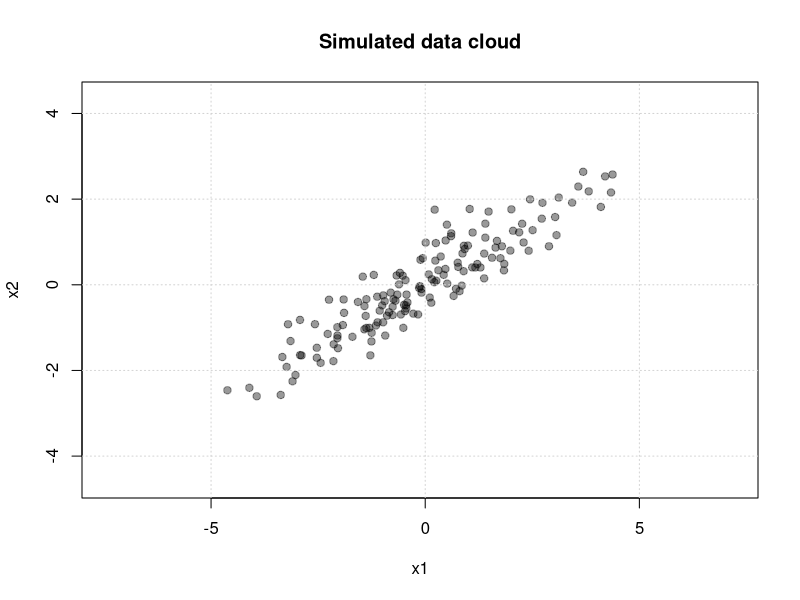
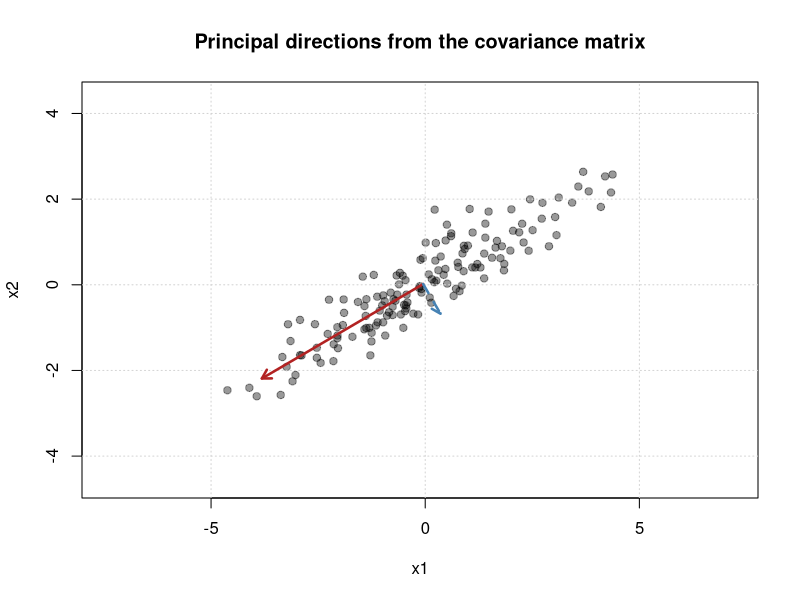
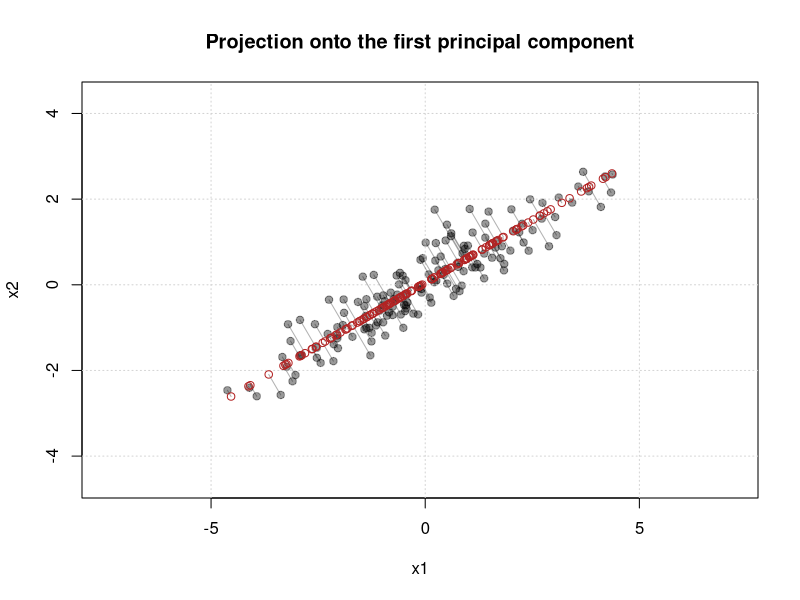

Generate these figures, in order, with R:
# Rigenera i grafici della sezione 2.5 (base R, senza ggplot2)
set.seed(123)
n <- 150
x1 <- rnorm(n, sd = 2)
x2 <- 0.6 * x1 + rnorm(n, sd = 0.5)
X <- cbind(x1, x2)

Xc <- scale(X, center = TRUE, scale = FALSE)
S <- crossprod(Xc) / nrow(Xc)
print(S)
eig <- eigen(S); print(eig)
mu <- colMeans(X); P <- eig$vectors; lambda <- eig$values

lim <- range(X)
base_plot <- function(title) {
  plot(X, pch = 19, col = rgb(0, 0, 0, 0.4), asp = 1, xlab = "x1", ylab = "x2",
       main = title, xlim = lim, ylim = lim)
  grid()
}

pdf("img/pca-scatter.pdf", width = 6, height = 5)
base_plot("Simulated data cloud")
dev.off()

pdf("img/pca-directions.pdf", width = 6, height = 5)
base_plot("Principal directions from the covariance matrix")
for (j in 1:2) {
  end <- mu + 2 * sqrt(lambda[j]) * P[, j]
  arrows(mu[1], mu[2], end[1], end[2], lwd = 2.5, lty = j, length = 0.1,
         col = c("firebrick", "steelblue")[j])
}
dev.off()

fit <- prcomp(X, center = TRUE, scale. = FALSE)
Xhat <- fit$x[, 1, drop = FALSE] %*% t(fit$rotation[, 1, drop = FALSE])
Xhat <- sweep(Xhat, 2, fit$center, "+")
print(head(Xhat))

pdf("img/pca-reconstruction.pdf", width = 6, height = 5)
base_plot("Projection onto the first principal component")
segments(X[, 1], X[, 2], Xhat[, 1], Xhat[, 2], col = rgb(0, 0, 0, 0.3))
points(Xhat, pch = 1, col = "firebrick")
dev.off()
